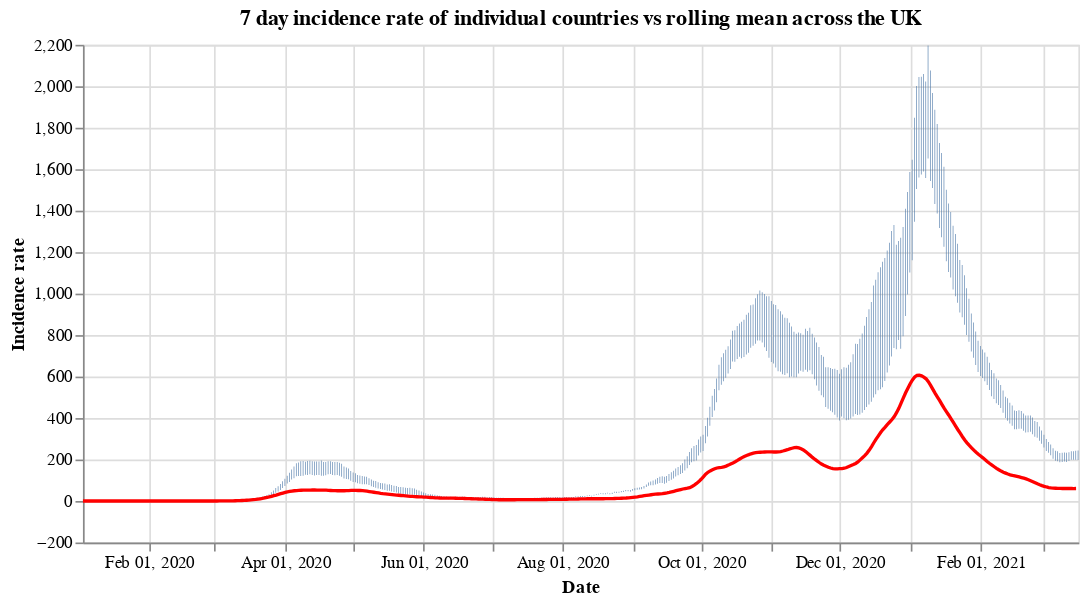

Here is the notebook cell this chart was saved with:
### Code cell
#collapse
countries = uk_cases['areaName'].unique()
countries.sort()

selection = alt.selection_single(
    name='Select',
    fields=['areaName'],
    init={'areaName': 'Wales'},
    bind={'areaName': alt.binding_select(options=countries)}
)

# scatter plot, modify opacity based on selection
bars = alt.Chart(uk_cases).mark_bar().add_selection(
    selection
).encode(
    x=alt.X("yearmonthdate(date):T", axis=alt.Axis(title='Date')),
    y=alt.Y("weeklyCasesRate:Q", axis=alt.Axis(title='Incidence rate')),
    tooltip='weeklyCasesRate:Q',
    opacity=alt.condition(selection, alt.value(1), alt.value(0))
).properties(title=f'7 day incidence rate of individual countries vs rolling mean across the UK', width=600)

line = alt.Chart(overview_cases).mark_line(
    color='red',
    size=2,
).transform_window(
    rolling_mean='mean(weeklyCasesRate)',
    frame=[0, 7]
).encode(
    x='yearmonthdate(date):T',
    y='rolling_mean:Q'
)

alt.layer(bars, line)

### Figure 1 — Vega-Lite specification as saved in the notebook (floating-point values rounded to 4 significant figures; data arrays with more than 128 entries replaced by an {"elided": "..."} marker saying what was removed)
{"config": {"view": {"continuousWidth": 400, "continuousHeight": 300}}, "layer": [{"data": {"name": "data-e7e1b385d04d620170bd5cc35ee6d67b"}, "mark": "bar", "encoding": {"opacity": {"condition": {"value": 1, "selection": "Select"}, "value": 0}, "tooltip": {"type": "quantitative", "field": "weeklyCasesRate"}, "x": {"type": "temporal", "axis": {"title": "Date"}, "field": "date", "timeUnit": "yearmonthdate"}, "y": {"type": "quantitative", "axis": {"title": "Incidence rate"}, "field": "weeklyCasesRate"}}, "selection": {"Select": {"type": "single", "fields": ["areaName"], "init": {"areaName": "Wales"}, "bind": {"areaName": {"input": "select", "options": ["England", "Northern Ireland", "Scotland", "Wales"]}}}}, "title": "7 day incidence rate of individual countries vs rolling mean across the UK", "width": 600}, {"data": {"name": "data-e5d9896b5d4c0eb0153c17390cacdbfd"}, "mark": {"type": "line", "color": "red", "size": 2}, "encoding": {"x": {"type": "temporal", "field": "date", "timeUnit": "yearmonthdate"}, "y": {"type": "quantitative", "field": "rolling_mean"}}, "transform": [{"window": [{"op": "mean", "field": "weeklyCasesRate", "as": "rolling_mean"}], "frame": [0, 7]}]}], "$schema": "https://vega.github.io/schema/vega-lite/v4.8.1.json", "datasets": {"data-e7e1b385d04d620170bd5cc35ee6d67b": {"elided": "1752 records"}, "data-e5d9896b5d4c0eb0153c17390cacdbfd": {"elided": "438 records"}}}
